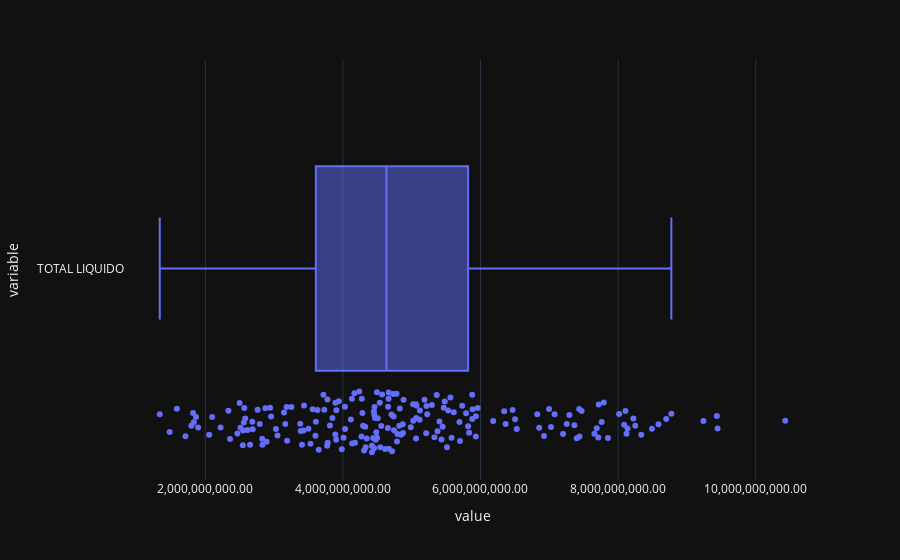

The notebook cell saved with this chart:
### Markdown cell above
x - Distribuição dos valores mensais (boxplot)

### Code cell
df_temp = df_e.copy()
df_temp = df_temp.resample('m').sum()

fig = px.box(data_frame=df_temp, x=['TOTAL LIQUIDO'], points='all', hover_name=df_temp.index)
fig.update_traces(hovertemplate=None)
fig.update_layout(hovermode='y', xaxis_tickformat=',.2f')
fig.show()

### Figure 1 — Plotly figure (JSON) as saved in the notebook; plotly's stock layout.template omitted (floating-point values rounded to 4 significant figures; data arrays with more than 128 entries replaced by an {"elided": "..."} marker saying what was removed)
{"data": [{"alignmentgroup": "True", "boxpoints": "all", "hovertext": {"elided": "202 str values"}, "legendgroup": "", "marker": {"color": "#636efa"}, "name": "", "notched": false, "offsetgroup": "", "orientation": "h", "showlegend": false, "type": "box", "x": {"elided": "202 float values"}, "x0": " ", "xaxis": "x", "y": {"elided": "202 str values"}, "y0": " ", "yaxis": "y"}], "layout": {"boxmode": "group", "hovermode": "y", "legend": {"tracegroupgap": 0}, "margin": {"t": 60}, "xaxis": {"anchor": "y", "domain": [0, 1], "tickformat": ",.2f", "title": {"text": "value"}}, "yaxis": {"anchor": "x", "domain": [0, 1], "title": {"text": "variable"}}}}
